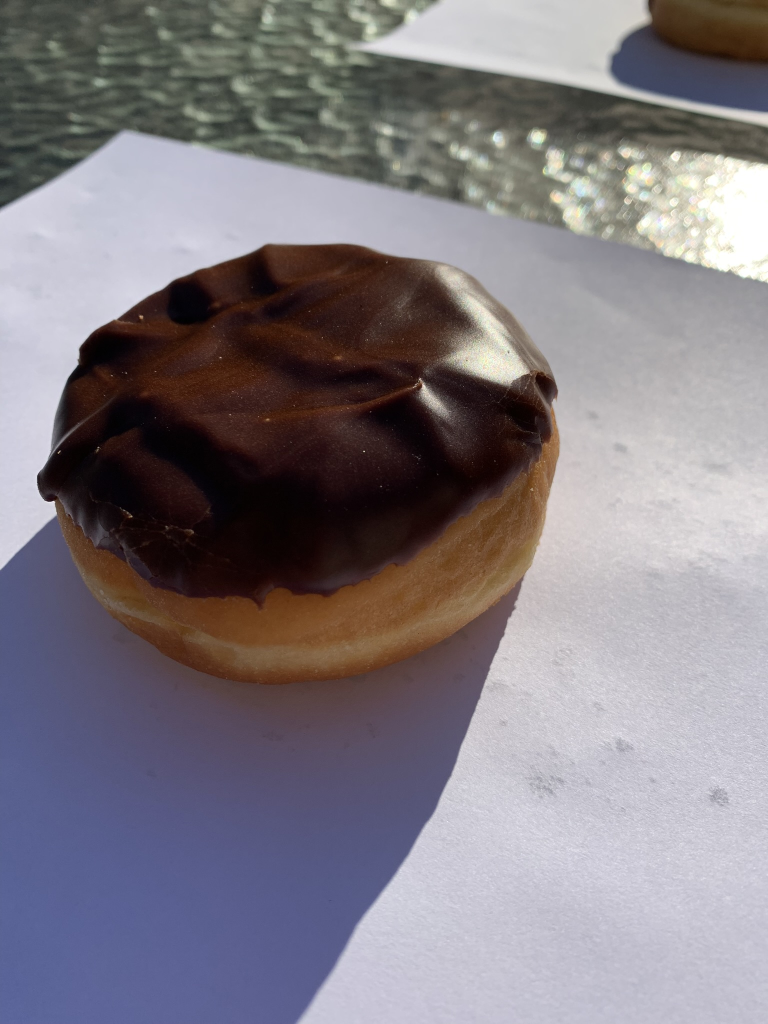
#> input picture test set/BostonCream_0142.JPEG, 1536 x 2048 px (shown at 1/2 size); its folder holds only this picture in this run
$ jupyter execute --allow-errors deployment.ipynb   (shell and % lines are left out)
#> lines starting #> are read from the running program, lines starting #| are printed output that depends on the picture
#### Deploy a machine learning model to ACI

[cell 1]
# login

[cell 2]
# Import necessary packages

import os
import azureml.core
from azureml.core import Workspace

# check core SDK version number

print("Azure ML SDK Version: ", azureml.core.VERSION)

[cell 3]
workspace = 'doughnut-detection-ws'
subscription_id = 'b1997ed0-2373-4622-83fc-102035f13ae5'
resource_group = 'Doughnut-Detection'
location = 'centralindia'

#> (a cell that did not finish here is left out)

[cell 5]
# register model

from azureml.core.model import Model

#> (the rest of this cell did not finish here and is left out)

[cell 6]
# Create configuration file
# specify the number of CPUs and gigabyte of RAM needed for your ACI container

from azureml.core.webservice import AciWebservice

#> (the rest of this cell did not finish here and is left out)

[cell 7]
#Deploy in ACI

import uuid
from azureml.core.webservice import Webservice
from azureml.core.model import InferenceConfig
from azureml.core.environment import Environment
from azureml.core.conda_dependencies import CondaDependencies
from azureml.core.model import Model

#curated_env_name = 'AzureML-tensorflow-2.4-ubuntu18.04-py37-cpu-inference'
#myenv = Environment.get(workspace=ws, name=curated_env_name)
#myenv.inferencing_stack_version='latest'

#> (the rest of this cell did not finish here and is left out)

#> (a cell that did not finish here is left out)

#### Get deployment logs

#> (a cell that did not finish here is left out)

[cell 10]
from azureml.core import Webservice

#> (the rest of this cell did not finish here and is left out)

#### Make REST client calls

[cell 11]
# test web service
import urllib.request
from PIL import Image
import numpy as np
import json
import glob
import random


images = glob.glob('./test set/*')
path = random.choice(images)
img = Image.open(path)
#> img is the input picture: PIL image 1536x2048 RGB; mean R, G, B 129.2, 123.4, 130.5
img = img.resize(size=(400, 400))
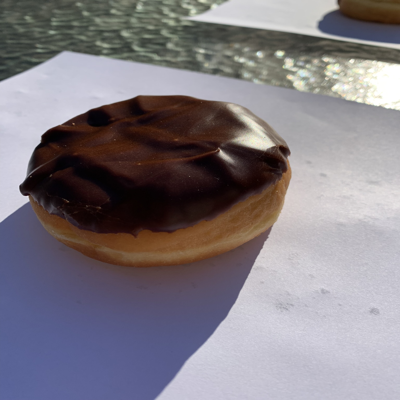
#> img: PIL image 400x400 RGB; mean R, G, B 129.2, 123.4, 130.5
img = np.array(img)

# Request data goes here
data = { "data": img.tolist()
}

body = str.encode(json.dumps(data))

url = 'http://donut-detection-endpoint.centralindia.azurecontainer.io/score'
api_key = '0IgOuJCMnxq5JAgr7Olw78YPaXSQWLa8' # Replace this with the API key for the web service
headers = {'Content-Type':'application/json', 'Authorization':('Bearer '+ api_key)}

req = urllib.request.Request(url, body, headers)

#> (the rest of this cell did not finish here and is left out)


$ run again, on test set/BostonCream_0348.JPEG
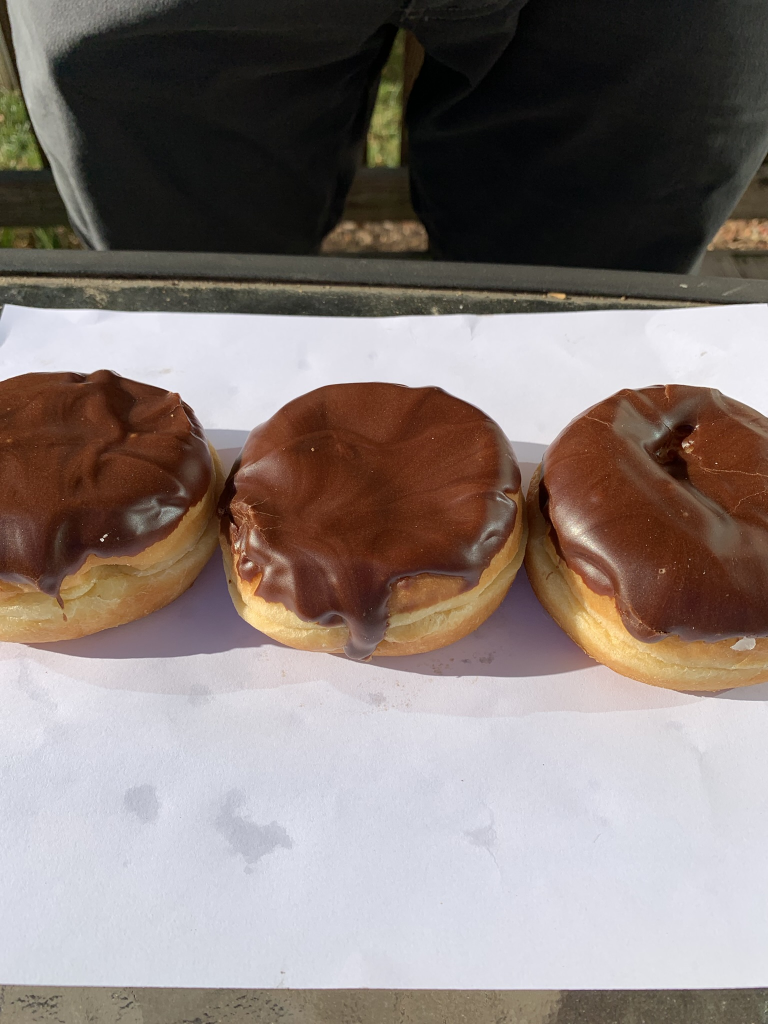
#> input picture test set/BostonCream_0348.JPEG, 1536 x 2048 px (shown at 1/2 size)
#> img is the input picture: PIL image 1536x2048 RGB; mean R, G, B 134.1, 122.8, 118.5
#> `img = img.resize(size=(400, 400))`:
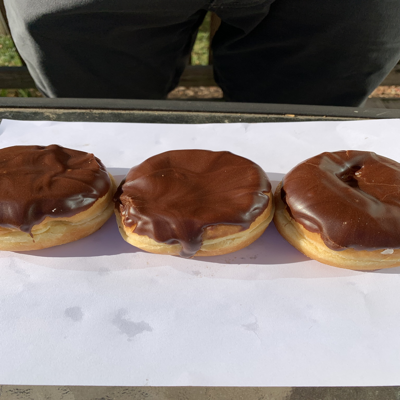
#> img: PIL image 400x400 RGB; mean R, G, B 134.1, 122.8, 118.5

$ run again, on test set/BostonCream_0349.JPEG
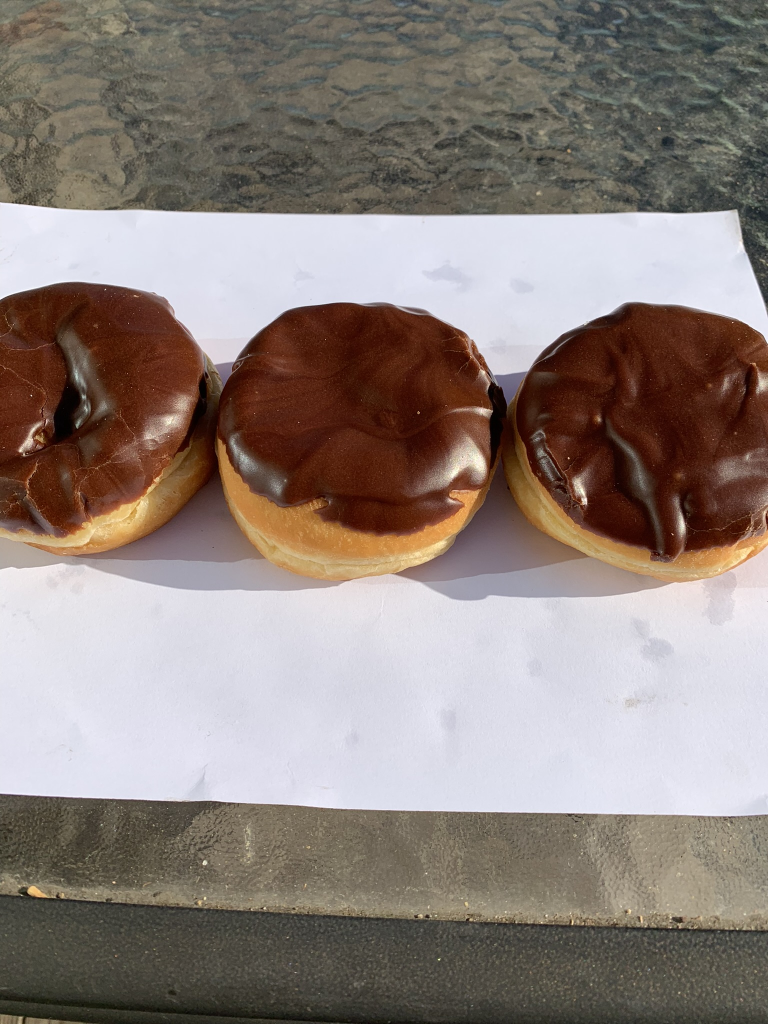
#> input picture test set/BostonCream_0349.JPEG, 1536 x 2048 px (shown at 1/2 size)
#> img is the input picture: PIL image 1536x2048 RGB; mean R, G, B 139.6, 127.8, 121.7
#> `img = img.resize(size=(400, 400))`:
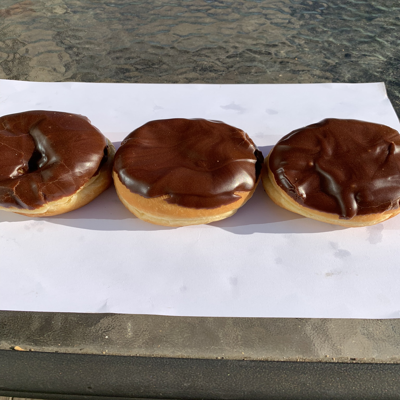
#> img: PIL image 400x400 RGB; mean R, G, B 139.6, 127.8, 121.7

$ run again, on test set/ChocolateFrosted_0242.JPEG
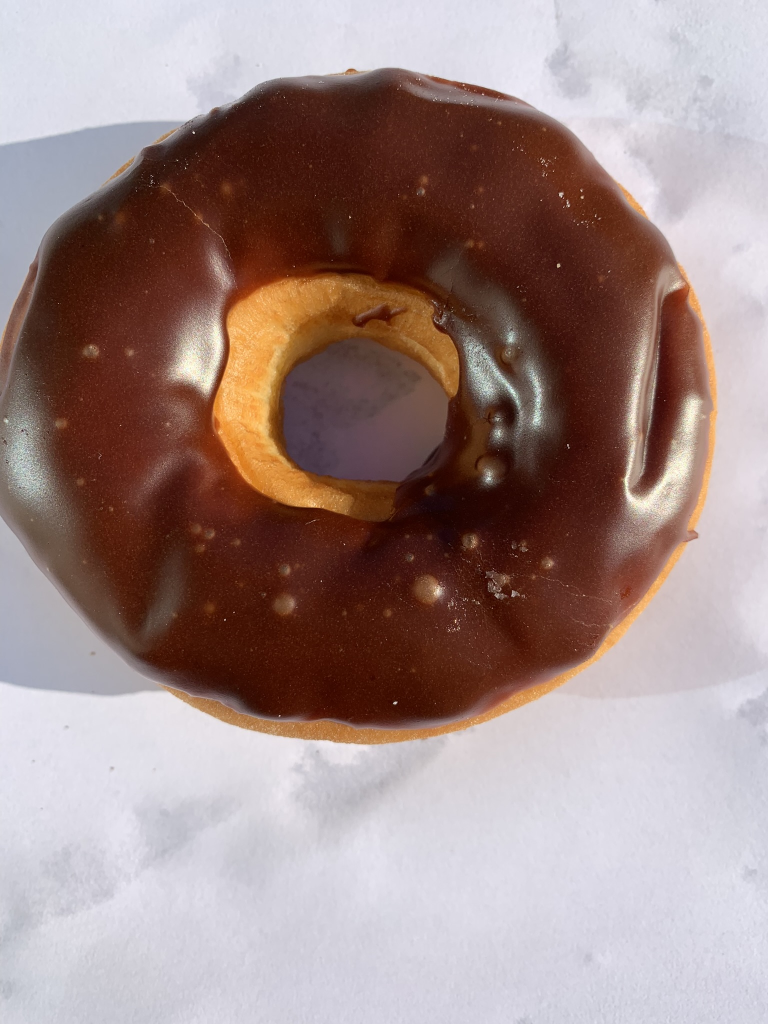
#> input picture test set/ChocolateFrosted_0242.JPEG, 1536 x 2048 px (shown at 1/2 size)
#> img is the input picture: PIL image 1536x2048 RGB; mean R, G, B 158.7, 136.7, 133.8
#> `img = img.resize(size=(400, 400))`:
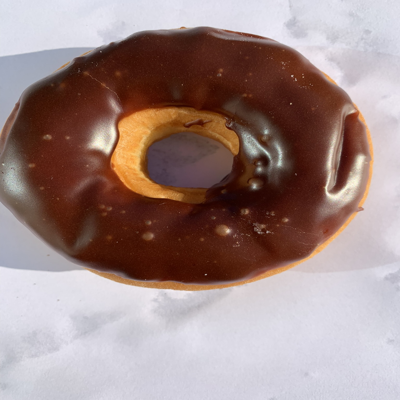
#> img: PIL image 400x400 RGB; mean R, G, B 158.7, 136.7, 133.8

$ run again, on test set/BostonCream_0143.JPEG
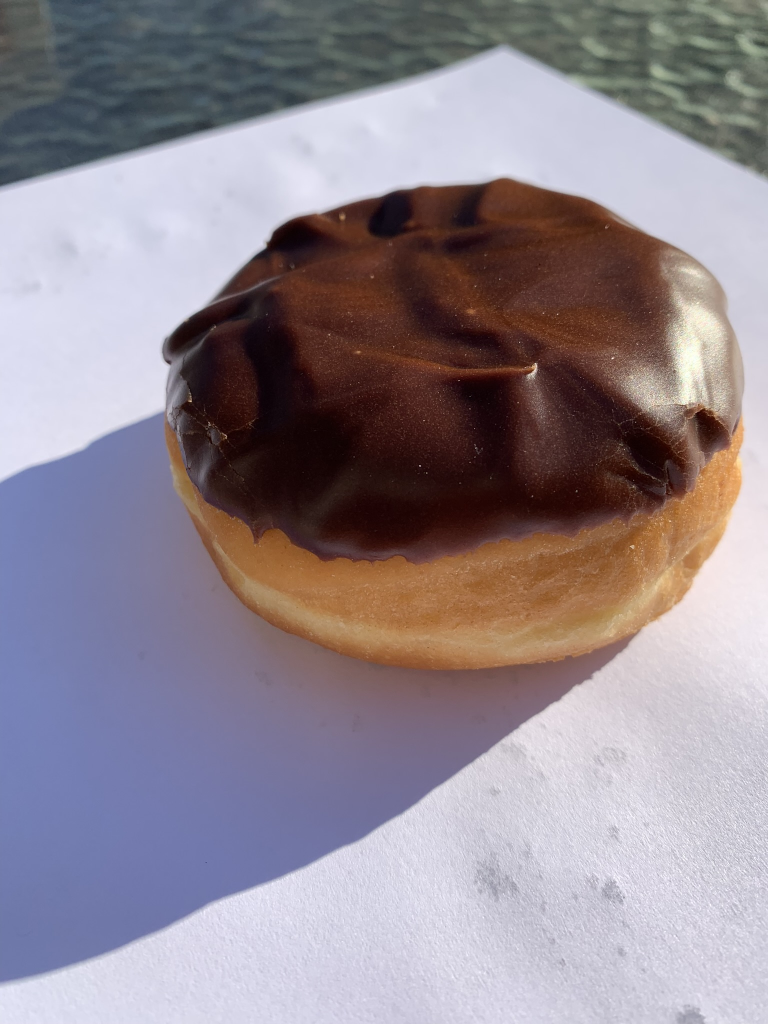
#> input picture test set/BostonCream_0143.JPEG, 1536 x 2048 px (shown at 1/2 size)
#> img is the input picture: PIL image 1536x2048 RGB; mean R, G, B 145.1, 135.3, 144.4
#> `img = img.resize(size=(400, 400))`:
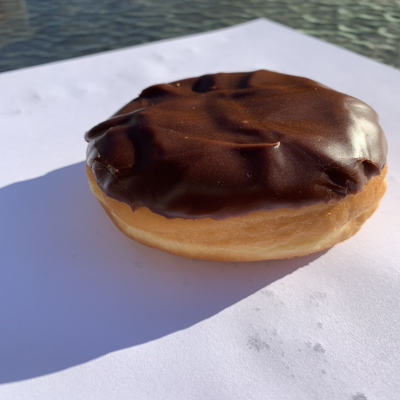
#> img: PIL image 400x400 RGB; mean R, G, B 145.1, 135.3, 144.4
